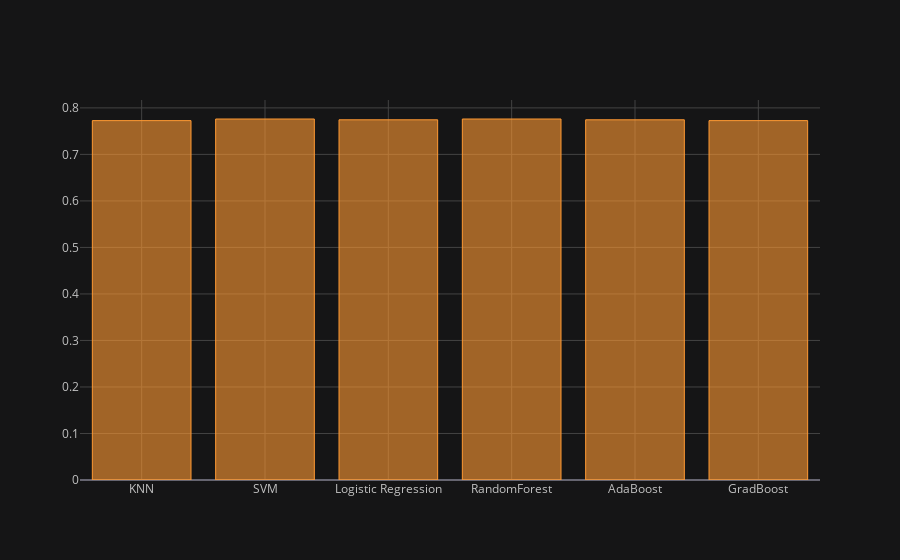

Write notebook code for a chart like this one.
### Code cell
compare_df2['Best Score'].T.iplot(kind='bar')

### Figure 1 — Plotly figure (JSON) as saved in the notebook; plotly's stock layout.template omitted (floating-point values rounded to 4 significant figures)
{"data": [{"marker": {"color": "rgba(255, 153, 51, 0.6)", "line": {"color": "rgba(255, 153, 51, 1.0)", "width": 1}}, "name": "Best Score", "orientation": "v", "text": "", "x": ["KNN", "SVM", "Logistic Regression", "RandomForest", "AdaBoost", "GradBoost"], "y": [0.7726, 0.7761, 0.7744, 0.7761, 0.7744, 0.7726], "type": "bar"}], "layout": {"legend": {"bgcolor": "#151516", "font": {"color": "#D9D9D9"}}, "paper_bgcolor": "#151516", "plot_bgcolor": "#151516", "title": {"font": {"color": "#D9D9D9"}}, "xaxis": {"gridcolor": "#434343", "showgrid": true, "tickfont": {"color": "#C2C2C2"}, "title": {"font": {"color": "#D9D9D9"}, "text": ""}, "zerolinecolor": "#666570"}, "yaxis": {"gridcolor": "#434343", "showgrid": true, "tickfont": {"color": "#C2C2C2"}, "title": {"font": {"color": "#D9D9D9"}, "text": ""}, "zerolinecolor": "#666570"}}}
